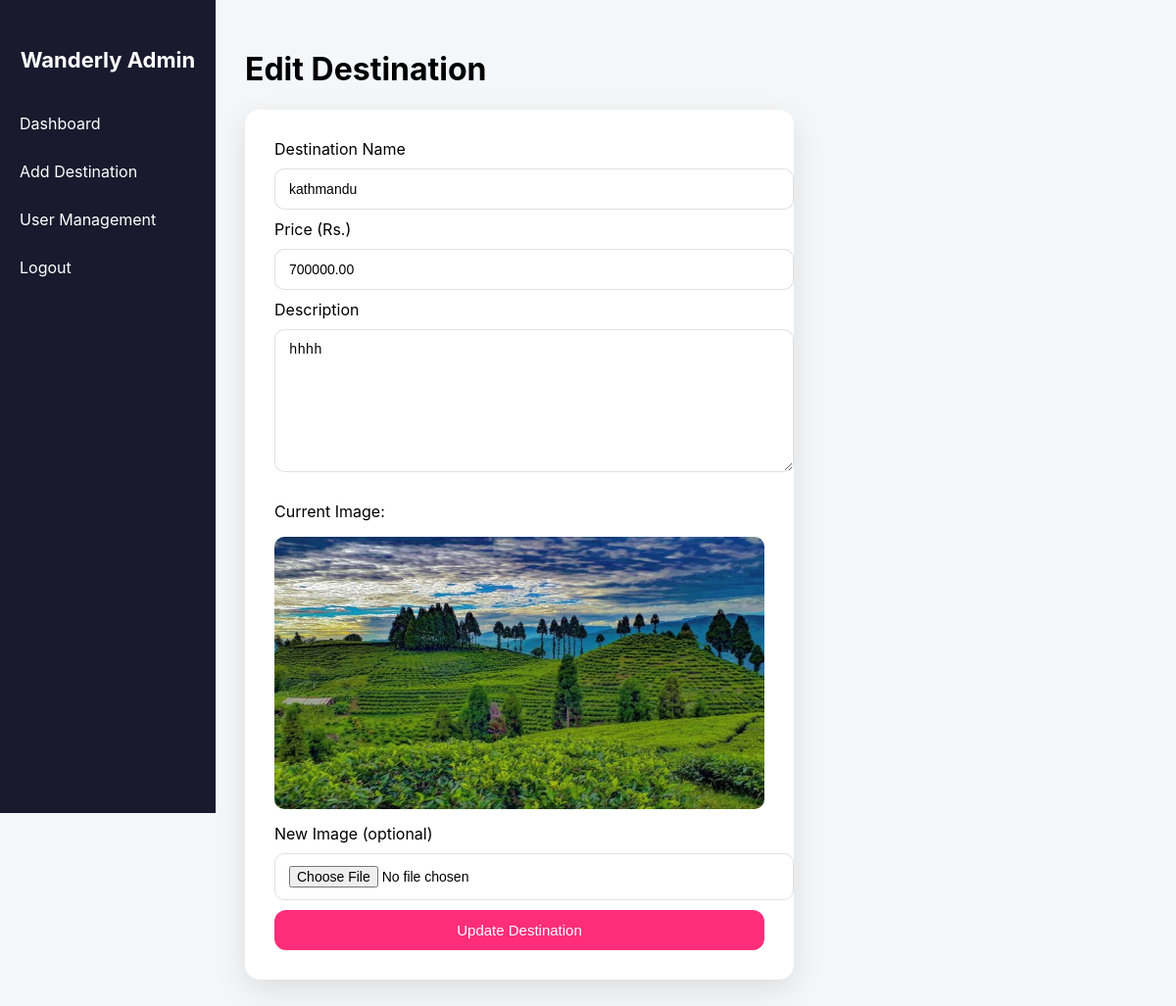
/admin/edit_destination.php?id=7 (signed in), run on the app's committed database.
### tables this page shows
CREATE TABLE `destinations` (
  `id` int(11) NOT NULL,
  `name` varchar(100) NOT NULL,
  `description` text DEFAULT NULL,
  `image` varchar(255) DEFAULT NULL,
  `price` decimal(10,2) DEFAULT NULL,
  `created_at` timestamp NOT NULL DEFAULT current_timestamp()
);

### admin/edit_destination.php (the view, shortened to what this page needs)
<?php
include '../database/dbconnection.php';
$destId = $_GET['id'];
$stmt = $conn->prepare("SELECT * FROM destinations WHERE id=?");
$stmt->bind_param("i", $destId);
$stmt->execute();
$result = $stmt->get_result();
$destination = $result->fetch_assoc();
?>
<!DOCTYPE html>
<html lang="en">
<head>
</head>
<body>
<?php
include 'aside.php';
?>
<div class="main-content">
    <h1>Edit Destination</h1>
    <div class="panel">
        <form method="post" enctype="multipart/form-data">
            <label>Destination Name</label>
            <input type="text" name="name" value="<?php echo htmlspecialchars($destination['name']); ?>" placeholder="Destination Name" required>
            <label>Price (Rs.)</label>
            <input type="number" name="price" value="<?php echo $destination['price']; ?>" placeholder="Price in Rs." required>
            <label>Description</label>
            <textarea name="description" placeholder="Description" rows="5" required><?php echo htmlspecialchars($destination['description']); ?></textarea>
            <p>Current Image:</p>
            <img src="../assets/<?php echo $destination['image']; ?>" class="current-img" alt="Current Image">
            <label>New Image (optional)</label>
            <input type="file" name="image" accept="image/*">
            <button type="submit" name="update">Update Destination</button>
        </form>
    </div>
</div>
</body>
</html>

### admin/edit_destination.php (style rules this page uses)
body { font-family: 'Inter', sans-serif; margin: 0; background: #f4f6f8; display: flex; }
.main-content { margin-left: 220px; padding: 30px; width: 100%; }
.panel { background: white; border-radius: 15px; box-shadow: 0 10px 30px rgba(0,0,0,0.1); padding: 30px; max-width: 500px; }
input, textarea { width: 100%; padding: 12px 14px; margin: 10px 0; border-radius: 10px; border: 1px solid rgba(0,0,0,0.12); font-size: 14px; }
textarea { min-height: 120px; resize: vertical; }
button { background: #ff2d7a; color: #fff; padding: 12px 18px; border: none; border-radius: 12px; font-size: 15px; cursor: pointer; transition: transform 0.2s ease, box-shadow 0.2s ease; width: 100%; }
.current-img { display: block; margin-bottom: 15px; max-width: 100%; border-radius: 10px; }

### admin/aside.php (style rules this page uses)
.main-content { margin-left: 220px; padding: 30px; width: 100%; }

### data on the page
destinations: name "kathmandu", price "700000.00", description "hhhh", image (picture)
